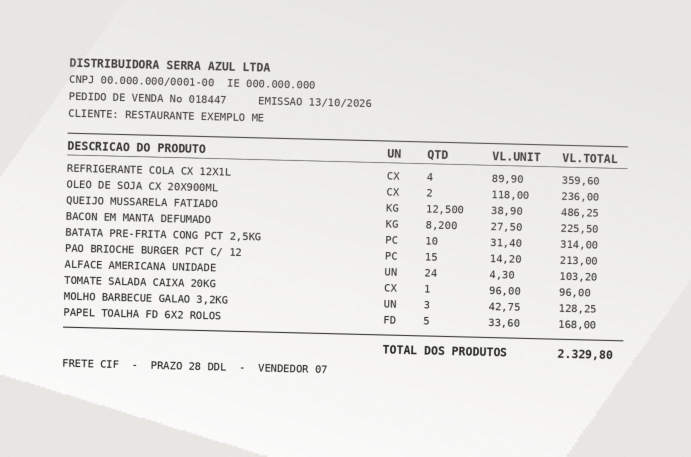
#> input picture samples/nota-fornecedor.jpg, 1382 x 914 px (shown at 1/2 size)
$ python -i make_sample.py   (imports and definitions only)
#> lines starting #> are read from the running program, lines starting #| are printed output that depends on the picture
#> further down, picture is the input picture: PIL image 1382x914 RGB; mean R, G, B 231.9, 231.3, 229
"""Gera uma nota de fornecedor SINTÉTICA pra testar sem expor dado de cliente.

Nenhum CNPJ, nome ou preço aqui é real. Rode `python3 samples/make_sample.py`.
"""

import random
from pathlib import Path

from PIL import Image, ImageDraw, ImageFilter, ImageFont

AQUI = Path(__file__).parent
MONO = "/usr/share/fonts/truetype/dejavu/DejaVuSansMono.ttf"
BOLD = "/usr/share/fonts/truetype/dejavu/DejaVuSansMono-Bold.ttf"

CABECALHO = [
    "DISTRIBUIDORA SERRA AZUL LTDA",
    "CNPJ 00.000.000/0001-00  IE 000.000.000",
    "PEDIDO DE VENDA No 018447     EMISSAO 13/10/2026",
    "CLIENTE: RESTAURANTE EXEMPLO ME",
]

COLUNAS = ("DESCRICAO DO PRODUTO", "UN", "QTD", "VL.UNIT", "VL.TOTAL")

ITENS = [
    ("REFRIGERANTE COLA CX 12X1L", "CX", "4", "89,90", "359,60"),
    ("OLEO DE SOJA CX 20X900ML", "CX", "2", "118,00", "236,00"),
    ("QUEIJO MUSSARELA FATIADO", "KG", "12,500", "38,90", "486,25"),
    ("BACON EM MANTA DEFUMADO", "KG", "8,200", "27,50", "225,50"),
    ("BATATA PRE-FRITA CONG PCT 2,5KG", "PC", "10", "31,40", "314,00"),
    ("PAO BRIOCHE BURGER PCT C/ 12", "PC", "15", "14,20", "213,00"),
    ("ALFACE AMERICANA UNIDADE", "UN", "24", "4,30", "103,20"),
    ("TOMATE SALADA CAIXA 20KG", "CX", "1", "96,00", "96,00"),
    ("MOLHO BARBECUE GALAO 3,2KG", "UN", "3", "42,75", "128,25"),
    ("PAPEL TOALHA FD 6X2 ROLOS", "FD", "5", "33,60", "168,00"),
]


def desenhar() -> Image.Image:
    img = Image.new("RGB", (1240, 760), "white")
    d = ImageDraw.Draw(img)
    mono = ImageFont.truetype(MONO, 21)
    bold = ImageFont.truetype(BOLD, 23)

    y = 48
    for i, linha in enumerate(CABECALHO):
        d.text((60, y), linha, font=bold if i == 0 else mono, fill="black")
        y += 34

    y += 18
    d.line((60, y, 1180, y), fill="black", width=2)
    y += 12
    x = (60, 700, 780, 910, 1050)
    for pos, titulo in zip(x, COLUNAS):
        d.text((pos, y), titulo, font=bold, fill="black")
    y += 32
    d.line((60, y, 1180, y), fill="black", width=1)
    y += 14

    for item in ITENS:
        for pos, campo in zip(x, item):
            d.text((pos, y), campo, font=mono, fill="black")
        y += 32

    y += 10
    d.line((60, y, 1180, y), fill="black", width=2)
    y += 16
    d.text((700, y), "TOTAL DOS PRODUTOS", font=bold, fill="black")
    d.text((1050, y), "2.329,80", font=bold, fill="black")
    y += 44
    d.text((60, y), "FRETE CIF  -  PRAZO 28 DDL  -  VENDEDOR 07", font=mono, fill="black")
    return img


def envelhecer(img: Image.Image, seed: int = 7) -> Image.Image:
    """Deixa com cara de foto de celular: tortinha, sombra e granulado."""
#> called with seed = 7
    random.seed(seed)
    moldura = Image.new("RGB", (img.size[0] + 120, img.size[1] + 120), "white")
#> moldura: PIL image 1502x1034 RGB; every value is 255
    moldura.paste(img, (60, 60))
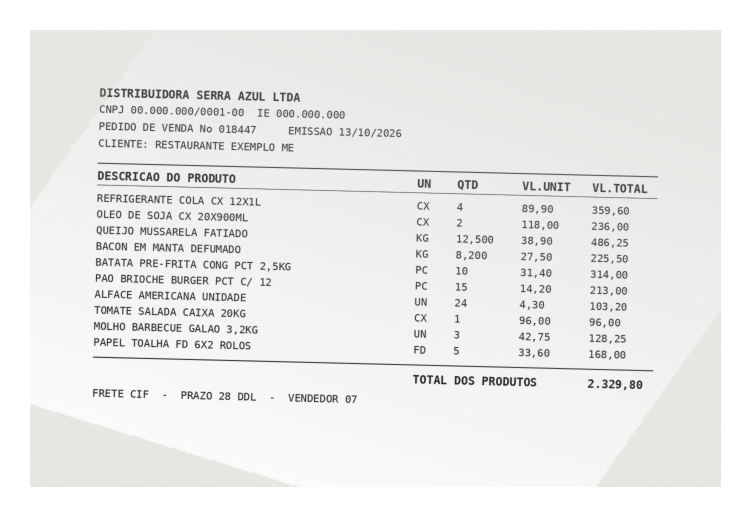
#> moldura: PIL image 1502x1034 RGB (shown at 1/2 size); mean R, G, B 236.2, 235.7, 233.8
    img = moldura.rotate(-1.4, resample=Image.BICUBIC, expand=True, fillcolor="white")
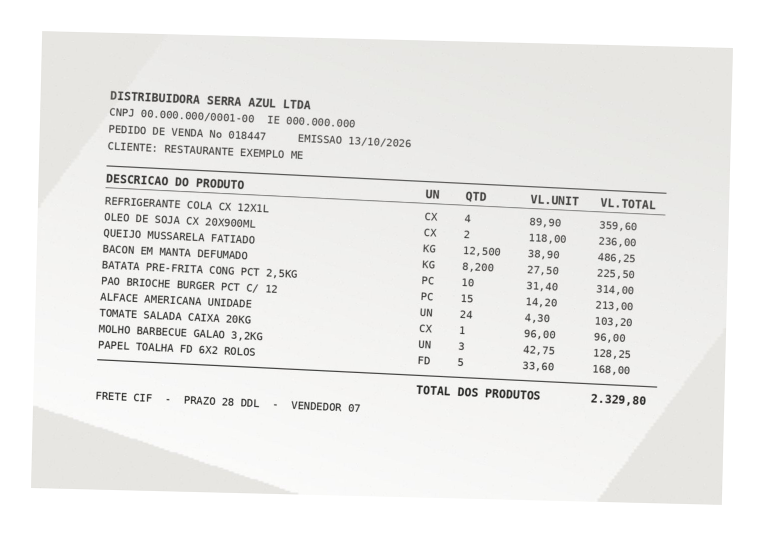
#> img: PIL image 1528x1072 RGB (shown at 1/2 size); mean R, G, B 237, 236.5, 234.7
    img = img.filter(ImageFilter.GaussianBlur(0.6))
    # Luz de teto entrando por um canto: escurece de leve, sem apagar texto.
    sombra = Image.linear_gradient("L").rotate(
        -25, resample=Image.BICUBIC
    ).resize(img.size).point(lambda v: 150 + v // 3)
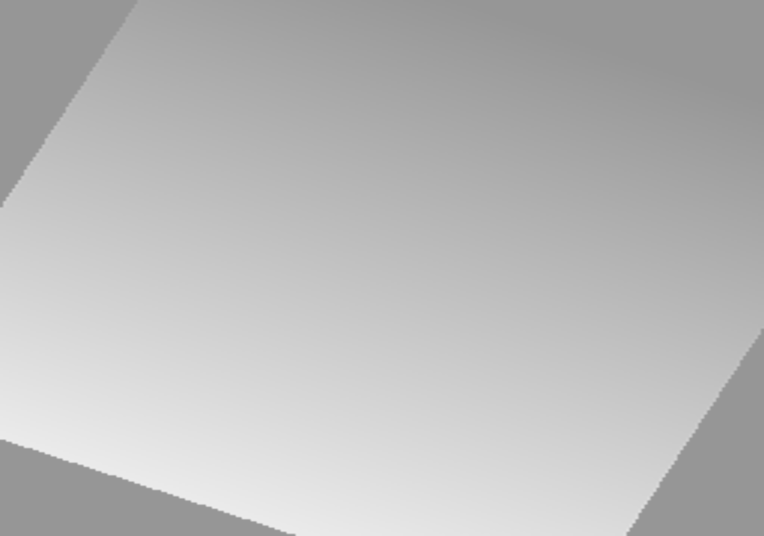
#> sombra: PIL image 1528x1072 L (shown at 1/2 size); min 150, max 235, mean 186.1
    img = Image.composite(img, Image.new("RGB", img.size, (196, 194, 188)), sombra)
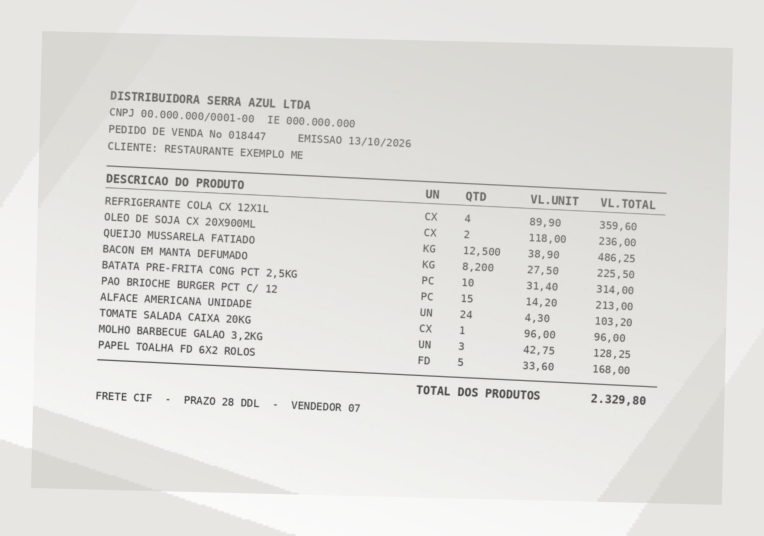
#> img: PIL image 1528x1072 RGB (shown at 1/2 size); mean R, G, B 225.9, 225, 222
    px = img.load()
    for _ in range(img.size[0] * img.size[1] // 90):
        cx, cy = random.randrange(img.size[0]), random.randrange(img.size[1])
        r, g, b = px[cx, cy]
        ruido = random.randint(-16, 16)
        px[cx, cy] = (
            max(0, min(255, r + ruido)),
            max(0, min(255, g + ruido)),
            max(0, min(255, b + ruido)),
        )
#> this loop made 18200 passes
#> (r, g, b) on passes 1 to 3: (225, 223, 220), (217, 215, 210), (218, 217, 212)
    return img


# [4 lines not run here, left out]

>>> from PIL import Image
>>> picture = Image.open('nota-fornecedor.jpg')
>>> result = envelhecer(picture)
